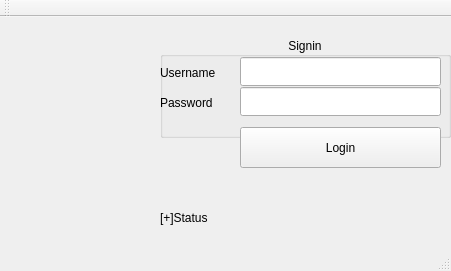
<?xml version="1.0" encoding="UTF-8"?>
<ui version="4.0">
 <class>Login</class>
 <widget class="QMainWindow" name="Login">
  <property name="geometry">
   <rect>
    <x>0</x>
    <y>0</y>
    <width>451</width>
    <height>271</height>
   </rect>
  </property>
  <property name="windowTitle">
   <string>Login</string>
  </property>
  <widget class="QWidget" name="centralWidget">
   <widget class="QLabel" name="label">
    <property name="geometry">
     <rect>
      <x>160</x>
      <y>180</y>
      <width>281</width>
      <height>41</height>
     </rect>
    </property>
    <property name="text">
     <string>[+]Status</string>
    </property>
   </widget>
   <widget class="QGroupBox" name="groupBox">
    <property name="geometry">
     <rect>
      <x>160</x>
      <y>20</y>
      <width>291</width>
      <height>101</height>
     </rect>
    </property>
    <property name="title">
     <string>Signin</string>
    </property>
    <property name="alignment">
     <set>Qt::AlignCenter</set>
    </property>
    <widget class="QLabel" name="label_2">
     <property name="geometry">
      <rect>
       <x>0</x>
       <y>20</y>
       <width>71</width>
       <height>31</height>
      </rect>
     </property>
     <property name="text">
      <string>Username</string>
     </property>
    </widget>
    <widget class="QLabel" name="label_3">
     <property name="geometry">
      <rect>
       <x>0</x>
       <y>50</y>
       <width>61</width>
       <height>31</height>
      </rect>
     </property>
     <property name="text">
      <string>Password</string>
     </property>
    </widget>
    <widget class="QLineEdit" name="lineEdit_username">
     <property name="geometry">
      <rect>
       <x>80</x>
       <y>20</y>
       <width>201</width>
       <height>29</height>
      </rect>
     </property>
    </widget>
    <widget class="QLineEdit" name="lineEdit_Password">
     <property name="geometry">
      <rect>
       <x>80</x>
       <y>50</y>
       <width>201</width>
       <height>29</height>
      </rect>
     </property>
     <property name="echoMode">
      <enum>QLineEdit::Password</enum>
     </property>
    </widget>
   </widget>
   <widget class="QPushButton" name="pushButton">
    <property name="geometry">
     <rect>
      <x>240</x>
      <y>110</y>
      <width>201</width>
      <height>41</height>
     </rect>
    </property>
    <property name="text">
     <string>Login</string>
    </property>
   </widget>
   <widget class="QLabel" name="label_pic">
    <property name="geometry">
     <rect>
      <x>20</x>
      <y>20</y>
      <width>131</width>
      <height>131</height>
     </rect>
    </property>
    <property name="text">
     <string/>
    </property>
    <property name="pixmap">
     <pixmap resource="sqlite_db.qrc">:/database.png</pixmap>
    </property>
   </widget>
  </widget>
  <widget class="QMenuBar" name="menuBar">
   <property name="geometry">
    <rect>
     <x>0</x>
     <y>0</y>
     <width>451</width>
     <height>23</height>
    </rect>
   </property>
  </widget>
  <widget class="QToolBar" name="mainToolBar">
   <attribute name="toolBarArea">
    <enum>TopToolBarArea</enum>
   </attribute>
   <attribute name="toolBarBreak">
    <bool>false</bool>
   </attribute>
  </widget>
  <widget class="QStatusBar" name="statusBar"/>
 </widget>
 <layoutdefault spacing="6" margin="11"/>
 <resources>
  <include location="sqlite_db.qrc"/>
 </resources>
 <connections/>
</ui>
